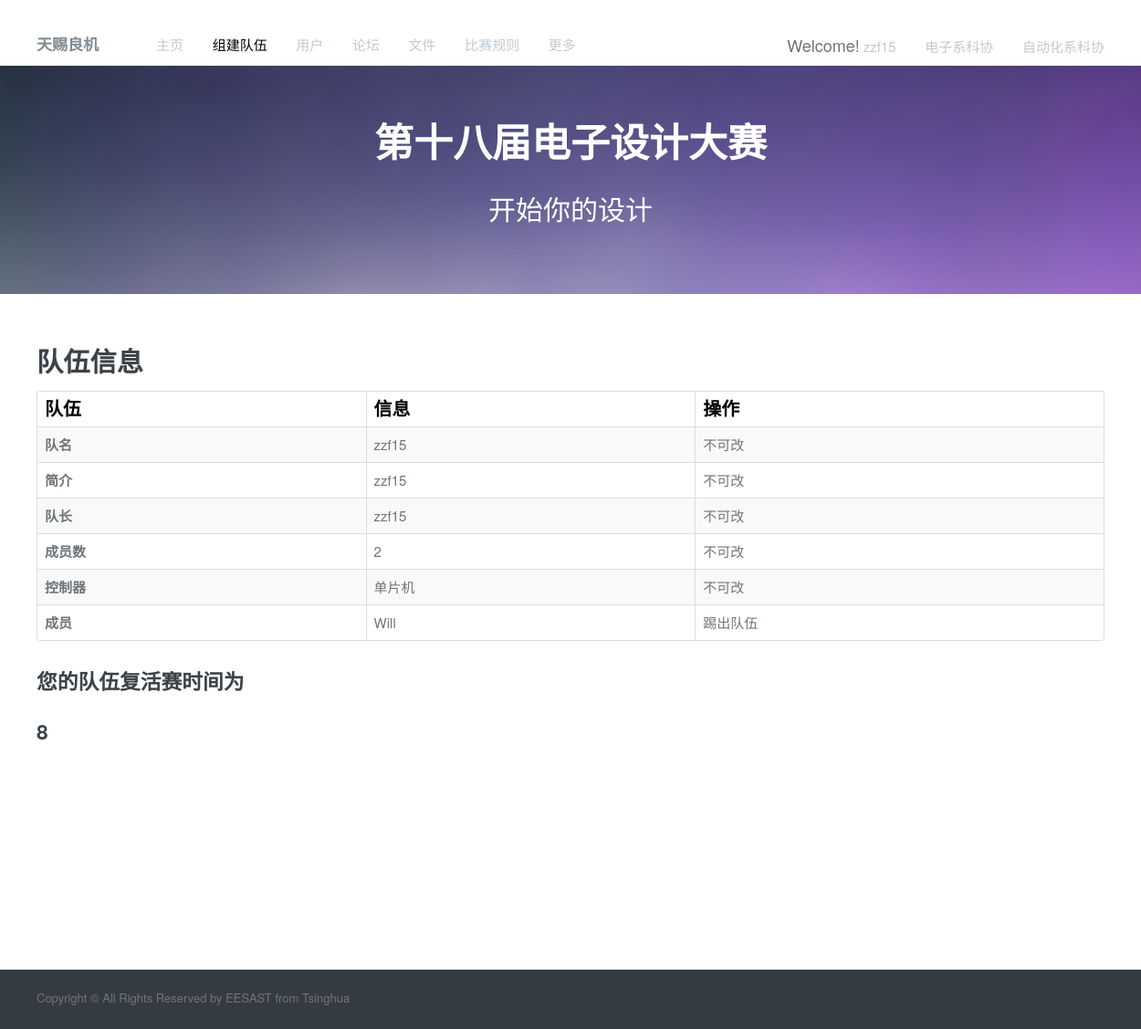
/team/myteam (signed in), run on an earlier commit of the app's database.
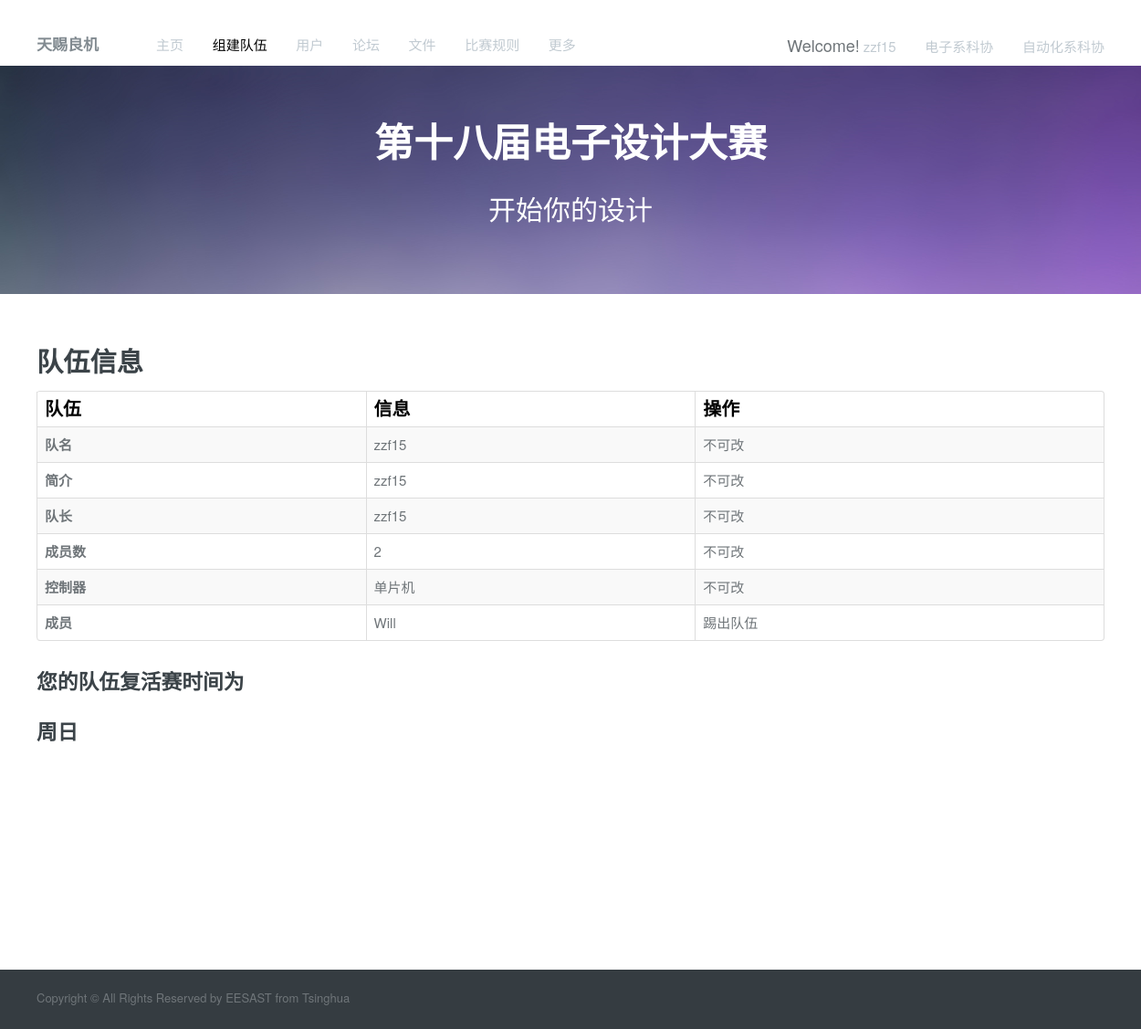
And on a later commit of the database.
### teams/models.py (models this page shows, shortened)
class Team(models.Model):
    DSP = 'D'
    MCU = 'M'
    FPGA = 'F'
    GROUP_CHOICES = (
        (DSP, 'DSP'),
        (MCU, '单片机'),
        (FPGA, 'FPGA'),
    )
    group = models.CharField(
        max_length=1,
        choices=GROUP_CHOICES,
        default='M',
    )
    pre_time = models.IntegerField(choices = pre_time_choice, default=-1)
    first_time = models.IntegerField(choices = first_time_choice, default=-1)
    fuhuo_time = models.IntegerField(choices = fuhuo_time_choice, default=-1, blank=True, null=True)
    name = models.CharField(max_length=20)
    intro = models.CharField(max_length=50)
    leader = models.OneToOneField(User, on_delete=models.CASCADE, related_name='leads')
    members = models.ManyToManyField(User, related_name='in_team')
    is_full = models.BooleanField(default=False)

### teams/views.py (the view, shortened to what this page needs)
@login_required
def my_team(request):
    user = request.user
    user_info_dict = get_user_info(user)
    if user_info_dict:
        form = FuhuoTimeForm()
        user_info_dict['form'] = form
        return render(request, 'teams/team_myteam.html', user_info_dict)
    return HttpResponseRedirect(reverse('teams:index'))

### teams/views.py (called while the page is built)
def if_in_team(user):
    in_team = False
    if user.is_authenticated:
        if user.in_team.all() or user.profile.is_leader:
            in_team = True
    return in_team

def get_user_info(user):
    if user.is_authenticated:
        in_team = if_in_team(user)
        is_leader = user.profile.is_leader
        team = ''
        if is_leader:
            team = user.leads
            app_list = team.application_set.all()
        else:
            teams = user.in_team.all()
            for t in teams:
                if user in t.members.all():
                    team = t
            app_list = []
        return {
                 'in_team': in_team,
                 'is_leader': is_leader,
                 'app_list': app_list,
                 'team': team,
                 'errors': [],
                 'note': '',
        }
    return None

### teams/templates/teams/team_myteam.html (shortened to what the changed rows need)
﻿{% load static %}
<!DOCTYPE html>
<html lang="zh-CN">
  <head>
<link rel='stylesheet' id='bootstrap-css-css'  href="{% static 'teams/css/bootstrap.css' %}" type='text/css' media='all' />
                <link rel='stylesheet' id='responsive-css-css'  href="{% static 'teams/css/responsive.css' %}" type='text/css' media='all' />
                <link rel='stylesheet' id='main-css-css'  href="{% static 'teams/css/team_index.css' %}" type='text/css' media='all' />
</head>
<body>
                <div class="search-area-wrapper">
                        <div class="search-area container">
                                <h2 class="search-header">第十八届电子设计大赛</h2>
                        </div>
                </div>
				<div class="page-container">
                        <div class="container" id="page">
                                <div class="row">
                                        <div class="span12 main-listing">
										       <h2 class="post-title">队伍信息</h2>
											{% if in_team %}
										       {% if is_leader %}
											   <table class="table table-striped table-bordered">
											        <thead>
													  <tr>
													    <td>队伍</td>
														<td>信息</td>
														<td>操作</td>
												      </tr>
													</thead>
											        <tbody>
												    <tr>
													  <td style="font-weight:bold;">队名</td>
													  <td>{{team.name}}</td>
													  <td>不可改</td>
													</tr>
													<tr>
													  <td style="font-weight:bold;">简介</td>
													  <td>{{team.intro}}</td>
													  <td>不可改</td>
													</tr>
													<tr>
													  <td style="font-weight:bold;">队长</td>
													  <td>{{team.leader.username}}</td>
													  <td>不可改</td>
													</tr>
													<tr>
													  <td style="font-weight:bold;">成员数</td>
													  <td>{{team.members.count|add:1}}</td>
													  <td>不可改</td>
													</tr>
													<tr>
													  <td style="font-weight:bold;">控制器</td>
													  <td>{{team.get_group_display}}</td>
													  <td>不可改</td>
													</tr>
													{% for member in team.members.all %}
													<tr>
													  <td style="font-weight:bold;">成员</td>
													  <td>{{member.username}}</td>
													  <td>
                                                          踢出队伍
													  </td>
													</tr>
													{% endfor %}
													</tbody>
											   </table>
                                                {% if team.fuhuo_time != -1%}
                                                 <h3>您的队伍复活赛时间为</h3>
                                                 <h3>{{ team.get_fuhuo_time_display }}</h3>
												{% endif %}
												{% endif %}
											{% endif %}
									</div>
								</div>
							</div>
						</div>
        </body>
</html>

What changed in the data, as far as the page shows it:
changed Team "zzf15": fuhuo_time "8" → "周日"
